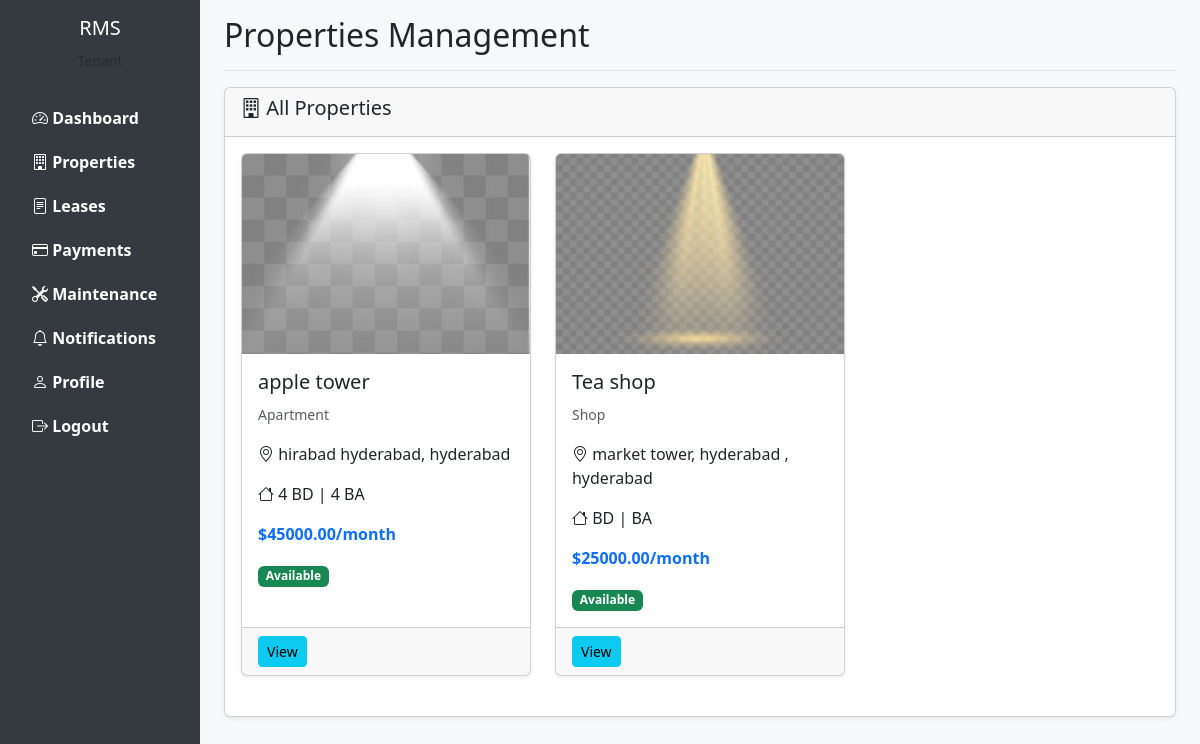
The page /properties (signed in) on the database its author committed.
### models.py (models this page shows)
class Property(db.Model):
    __tablename__ = 'properties'
    id = db.Column(db.Integer, primary_key=True)
    owner_id = db.Column(db.Integer, db.ForeignKey('users.id'), nullable=False)
    property_type = db.Column(db.String(50), nullable=False)
    title = db.Column(db.String(200), nullable=False)
    address = db.Column(db.Text, nullable=False)
    city = db.Column(db.String(100))
    state = db.Column(db.String(100))
    zip_code = db.Column(db.String(20))
    bedrooms = db.Column(db.Integer)
    bathrooms = db.Column(db.Integer)
    area_sqft = db.Column(db.Float)
    rent_amount = db.Column(db.Float, nullable=False)
    security_deposit = db.Column(db.Float)
    description = db.Column(db.Text)
    amenities = db.Column(db.Text)
    availability_status = db.Column(db.String(20), default='available')
    image_path = db.Column(db.String(255))
    created_at = db.Column(db.DateTime, default=datetime.utcnow)
    updated_at = db.Column(db.DateTime, default=datetime.utcnow, onupdate=datetime.utcnow)
    leases = db.relationship('Lease', backref='property', lazy=True)
    maintenance_requests = db.relationship('MaintenanceRequest', backref='property', lazy=True)

### routes.py (the view)
@current_app.route('/properties')
@login_required
def properties():
    if current_user.role == 'admin':
        properties = Property.query.all()
    elif current_user.role == 'owner':
        properties = Property.query.filter_by(owner_id=current_user.id).all()
    else:
        properties = Property.query.filter_by(availability_status='available').all()
    return render_template('properties/list.html', properties=properties)

### app.py (called while the page is built)
def create_app():
    app = Flask(__name__)
    app.config['SECRET_KEY'] = 'your-secret-key-change-in-production'
    app.config['SQLALCHEMY_DATABASE_URI'] = 'sqlite:///rental_management.db'
    app.config['SQLALCHEMY_TRACK_MODIFICATIONS'] = False
    app.config['UPLOAD_FOLDER'] = 'static/uploads'
    os.makedirs(app.config['UPLOAD_FOLDER'], exist_ok=True)
    db.init_app(app)
    login_manager.init_app(app)
    migrate.init_app(app, db)
    login_manager.login_view = 'login'
    login_manager.login_message = 'Please log in to access this page.'
    with app.app_context():
        from models import User
        @login_manager.user_loader
        def load_user(user_id):
            return User.query.get(int(user_id))
        import routes
        db.create_all()
    return app

### templates/properties/list.html (shortened to what this page needs)
{% extends "base.html" %}
{% block page_title %}Properties Management{% endblock %}
{% block content %}
<div class="card">
    <div class="card-header d-flex justify-content-between align-items-center">
        <h5><i class="bi bi-building"></i> All Properties</h5>
    </div>
    <div class="card-body">
        <div class="row">
            {% for property in properties %}
            <div class="col-md-4 mb-4">
                <div class="card h-100">
                    {% if property.image_path %}
                    <img src="{{ url_for('static', filename='uploads/' + property.image_path) }}" class="card-img-top" alt="{{ property.title }}" style="height: 200px; object-fit: cover;">
                    {% else %}
                    <div class="bg-secondary text-white text-center" style="height: 200px; display: flex; align-items: center; justify-content: center;">
                        <i class="bi bi-building" style="font-size: 3rem;"></i>
                    </div>
                    {% endif %}
                    <div class="card-body">
                        <h5 class="card-title">{{ property.title }}</h5>
                        <p class="card-text"><small class="text-muted">{{ property.property_type }}</small></p>
                        <p class="card-text"><i class="bi bi-geo-alt"></i> {{ property.address }}, {{ property.city }}</p>
                        <p class="card-text">
                            <i class="bi bi-house"></i> {{ property.bedrooms }} BD | {{ property.bathrooms }} BA
                        </p>
                        <p class="card-text">
                            <strong class="text-primary">${{ "%.2f"|format(property.rent_amount) }}/month</strong>
                        </p>
                        <span class="badge bg-{{ 'success' if property.availability_status == 'available' else 'danger' }}">
                            {{ property.availability_status|title }}
                        </span>
                    </div>
                    <div class="card-footer">
                        <a href="{{ url_for('view_property', property_id=property.id) }}" class="btn btn-sm btn-info">View</a>
                    </div>
                </div>
            </div>
            {% endfor %}
        </div>
    </div>
</div>
{% endblock %}

### templates/base.html (shortened to what this page needs)
<!DOCTYPE html>
<html lang="en">
<head>
    <link href="https://cdn.jsdelivr.net/npm/bootstrap@5.3.0/dist/css/bootstrap.min.css" rel="stylesheet">
    <link rel="stylesheet" href="https://cdn.jsdelivr.net/npm/bootstrap-icons@1.10.0/font/bootstrap-icons.css">
</head>
<body>
    {% if current_user.is_authenticated %}
    <div class="container-fluid">
        <div class="row">
            <nav class="col-md-2 d-md-block sidebar">
                <div class="position-sticky pt-3">
                    <div class="text-center mb-4">
                        <h5 class="text-white">RMS</h5>
                        <small class="text-muted">{{ current_user.role|title }}</small>
                    </div>
                    <ul class="nav flex-column">
                        <li class="nav-item">
                            <a class="nav-link" href="{{ url_for('dashboard') }}">
                                <i class="bi bi-speedometer2"></i> Dashboard
                            </a>
                        </li>
                        {% if current_user.role != 'staff' %}
                        <li class="nav-item">
                        <a class="nav-link" href="{{ url_for('properties') }}">
                            <i class="bi bi-building"></i> Properties
                        </a>
                        </li>
            {% endif %}
                        {% if current_user.role in ['admin', 'owner', 'tenant'] %}
                        <li class="nav-item">
                            <a class="nav-link" href="{{ url_for('leases') }}">
                                <i class="bi bi-file-text"></i> Leases
                            </a>
                        </li>
                        {% endif %}
                        {% if current_user.role in ['admin', 'owner', 'tenant'] %}
                        <li class="nav-item">
                            <a class="nav-link" href="{{ url_for('payments') }}">
                                <i class="bi bi-credit-card"></i> Payments
                            </a>
                        </li>
                        {% endif %}
                        <li class="nav-item">
                            <a class="nav-link" href="{{ url_for('maintenance') }}">
                                <i class="bi bi-tools"></i> Maintenance
                            </a>
                        </li>
                        <li class="nav-item">
                            <a class="nav-link" href="{{ url_for('notifications') }}">
                                <i class="bi bi-bell"></i> Notifications
                            </a>
                        </li>
                        <li class="nav-item">
                            <a class="nav-link" href="{{ url_for('profile') }}">
                                <i class="bi bi-person"></i> Profile
                            </a>
                        </li>
                        <li class="nav-item">
                            <a class="nav-link" href="{{ url_for('logout') }}">
                                <i class="bi bi-box-arrow-right"></i> Logout
                            </a>
                        </li>
                    </ul>
                </div>
            </nav>
            <main class="col-md-10 ms-sm-auto px-md-4">
                <div class="pt-3 pb-2 mb-3 border-bottom">
                    <h1 class="h2">{% block page_title %}Dashboard{% endblock %}</h1>
                </div>
                {% block content %}{% endblock %}
            </main>
        </div>
    </div>
    {% endif %}
</body>
</html>

### templates/base.html (style rules this page uses)
body { min-height: 100vh; background-color: #f8f9fa; }
.sidebar { min-height: 100vh; background-color: #343a40; }
.sidebar a { color: #ffffff; text-decoration: none; padding: 10px 20px; display: block; font-weight: 600; }
.card { box-shadow: 0 0.125rem 0.25rem rgba(0,0,0,0.075); }

### rows shown on the page
Property: image_path (picture), title "apple tower", property_type "Apartment", address "hirabad hyderabad", city "hyderabad", bedrooms "4", bathrooms "4", rent_amount "45000.00", availability_status "Available"
Property: image_path (picture), title "Tea shop", property_type "Shop", address "market tower, hyderabad", city "hyderabad", rent_amount "25000.00", availability_status "Available"
